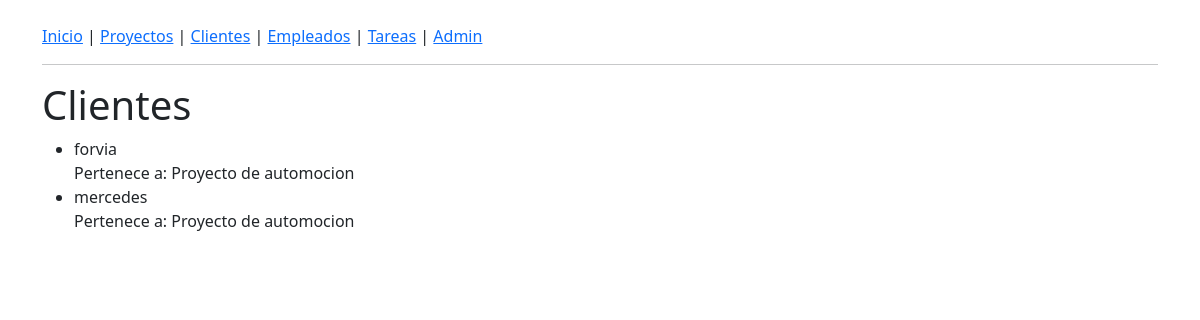
/clientes/, run on the app's committed database.
### gestion_produccion_G6/models.py (models this page shows, shortened)
class Cliente(models.Model):
    proyecto = models.ForeignKey(Proyecto, on_delete=models.CASCADE)
    cif = models.CharField(max_length=10, unique=True)
    nombre = models.CharField(max_length=50)
    nacionalidad = models.CharField(max_length=50)

class Proyecto(models.Model):
    nombre = models.CharField(max_length=50)
    descripcion = models.TextField(max_length=500, default="Descripción no proporcionada")
    fecha_ini = models.DateField(default=datetime.date.today)
    fecha_fin = models.DateField(default=datetime.date.today)
    presupuesto = models.IntegerField(default=0)
    def __str__(self):
        return self.nombre

### gestion_produccion_G6/views.py (the view)
# urls.py: path('clientes/', views.ClienteListView.as_view(), name='cliente_list'),
class ClienteListView(ListView):
    model = Cliente
    template_name = 'cliente_list.html'
    context_object_name = 'clientes'

### gestion_produccion_G6/templates/cliente_list.html
{% extends "base.html" %} {% block content %}
<h1>Clientes</h1>
<ul>
  {% for cliente in clientes %}
  <li>
    {{ cliente.nombre }}<br />
    Pertenece a: {{ cliente.proyecto }}
  </li>
  {% empty %}
  <li>No hay clientes disponibles.</li>
  {% endfor %}
</ul>
{% endblock %}

### data on the page
Cliente: nombre "forvia", proyecto "Proyecto de automocion"
Cliente: nombre "mercedes", proyecto "Proyecto de automocion"
